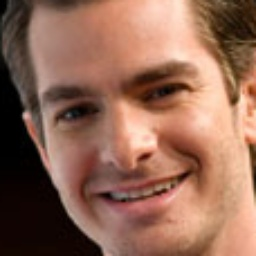
#> input picture croped_Images/114114_faces.jpg, 256 x 256 px, given in place of c, which was not available
$ python -i face_verification.py   (imports and definitions only)
#> lines starting #> are read from the running program, lines starting #| are printed output that depends on the picture
### db.py
import sqlite3
from models.models import Person
import uuid
import cv2
from PIL import Image as im

def create_db():
    conn = sqlite3.connect('database/Person.db',timeout=20)
    c = conn.cursor()
    c.execute("CREATE TABLE IF NOT EXISTS user ( id TEXT PRIMARY KEY, name TEXT NOT NULL, mobile_no INTEGER, adhar_no INTEGER, img BLOB NOT NULL, address TEXT , ptype TEXT, threat TEXT)")

# [93 lines left out: functions convertToBinaryData, insertData, retrieve, writeTofile, all_image, not called in this run]
            # print("the sqlite connection is closed")


# if __name__ == "__main__":
    #Database Creation
create_db()
#Loading all images from database to compare
all_image()

# [12 lines of commented-out code are left out]

### face_verification.py
import cv2
import numpy as np
import face_recognition
import os
from datetime import datetime
from db import retrieve, insertData
# from PIL import ImageGrab
import time
import uuid
from models.models import Person
from PIL import Image as im
from multi_crop import crop_face


path = 'image_list'
images = []
classNames = []
ImageNames=[]
myList = os.listdir(path)
tolerance=0.6
#### FOR CAPTURING SCREEN RATHER THAN WEBCAM
def captureScreen(bbox=(300,300,690+300,530+300)):
    capScr = np.array(ImageGrab.grab(bbox))
    capScr = cv2.cvtColor(capScr, cv2.COLOR_RGB2BGR)
    return capScr

def first_insert_record():
    print("Record Not Found !")
    val=int(input("Press '1' to Insert your record In Database  \n Press '2' to Exit"))
    if(val==1):
        name=input("Enter the name:\t")
        id=str(uuid.uuid4())
        adhar_no=int(input("Enter the adhar no:\t"))
        mobile_no=int(input("Enter your mobile no:\t"))
        address=input("Enter your address:\t")
        ptype=input("Person type:\t")
        threat=input("Threat YES | NO:\t")
        imgfile=input("Enter the image file path:\t")
        # [4 lines of commented-out code are left out]
        per=Person(name, id, adhar_no, imgfile, address, mobile_no, ptype, threat)
        insertData(per.name, per.id, per.adhar_no, per.imgfile, per.address, per.mobile_no, per.ptype, per.threat)
        return exit(1)


# print(myList)
# [8 lines not run here, left out]
    # print(classNames)


def findEncodings(images):
    encodeList = []
    for img in images:
        img = cv2.cvtColor(img, cv2.COLOR_BGR2RGB)
        encode = face_recognition.face_encodings(img)[0]
        encodeList.append(encode)
    return encodeList


encodeListKnown = findEncodings(images)
# [1 line not run here, left out]

# [67 lines of commented-out code are left out]


def verify(all_img):
    # all_img= crop_face()
#> called with all_img = 'croped_Images/114114_faces.jpg'
    cnt=0
    for img in all_img:
        cnt+=1
        img = cv2.imread(img)
#> img is the input picture: shape (256, 256, 3); mean B, G, R 85.7, 104.2, 146.3

        #------show Image--------------
        show_img = im.open(all_img[cnt-1])
        show_img.show()
        # time.sleep(4)


        imgS = cv2.resize(img, (0, 0), None, 0.25, 0.25)
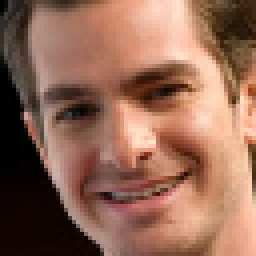
#> imgS: shape (64, 64, 3) (shown 4 times larger); mean B, G, R 85.8, 104.3, 146.4
        imgS = cv2.cvtColor(imgS, cv2.COLOR_BGR2RGB)

#> (the run stopped early here; a loop or call above may not have finished)

$ run again, on croped_Images/116116_faces.jpg
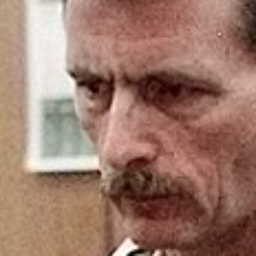
#> input picture croped_Images/116116_faces.jpg, 256 x 256 px, given in place of c, which was not available
#> in verify, img is the input picture: shape (256, 256, 3); mean B, G, R 106.6, 120.7, 156.2
#> in verify, `imgS = cv2.resize(img, (0, 0), None, 0.25, 0.25)`:
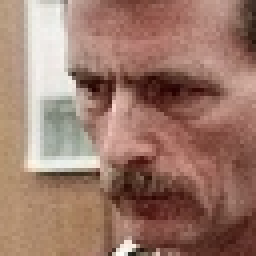
#> imgS: shape (64, 64, 3) (shown 4 times larger); mean B, G, R 106.7, 120.7, 156.2

$ run again, on croped_Images/122122_faces.jpg
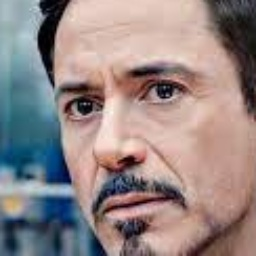
#> input picture croped_Images/122122_faces.jpg, 256 x 256 px, given in place of c, which was not available
#> in verify, img is the input picture: shape (256, 256, 3); mean B, G, R 133.1, 134.2, 148.3
#> in verify, `imgS = cv2.resize(img, (0, 0), None, 0.25, 0.25)`:
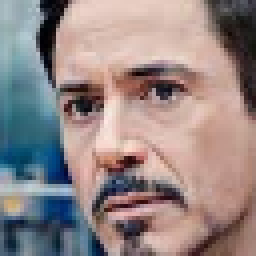
#> imgS: shape (64, 64, 3) (shown 4 times larger); mean B, G, R 133.2, 134.3, 148.3
